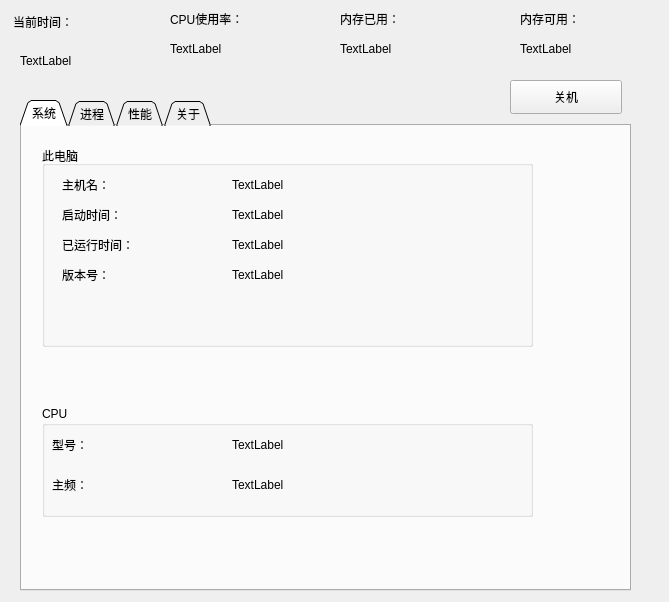
<?xml version="1.0" encoding="UTF-8"?>
<ui version="4.0">
 <class>TaskManager</class>
 <widget class="QWidget" name="TaskManager">
  <property name="geometry">
   <rect>
    <x>0</x>
    <y>0</y>
    <width>669</width>
    <height>602</height>
   </rect>
  </property>
  <property name="windowTitle">
   <string>TaskManager</string>
  </property>
  <widget class="QTabWidget" name="tabWidget">
   <property name="geometry">
    <rect>
     <x>20</x>
     <y>100</y>
     <width>611</width>
     <height>491</height>
    </rect>
   </property>
   <property name="tabShape">
    <enum>QTabWidget::Triangular</enum>
   </property>
   <property name="currentIndex">
    <number>0</number>
   </property>
   <widget class="QWidget" name="sys_info">
    <attribute name="title">
     <string>系统</string>
    </attribute>
    <widget class="QGroupBox" name="pc_group">
     <property name="geometry">
      <rect>
       <x>20</x>
       <y>20</y>
       <width>491</width>
       <height>201</height>
      </rect>
     </property>
     <property name="title">
      <string>此电脑</string>
     </property>
     <widget class="QLabel" name="label">
      <property name="geometry">
       <rect>
        <x>20</x>
        <y>30</y>
        <width>81</width>
        <height>18</height>
       </rect>
      </property>
      <property name="text">
       <string>主机名：</string>
      </property>
     </widget>
     <widget class="QLabel" name="label_2">
      <property name="geometry">
       <rect>
        <x>20</x>
        <y>60</y>
        <width>121</width>
        <height>18</height>
       </rect>
      </property>
      <property name="text">
       <string>启动时间：</string>
      </property>
     </widget>
     <widget class="QLabel" name="label_3">
      <property name="geometry">
       <rect>
        <x>20</x>
        <y>90</y>
        <width>101</width>
        <height>18</height>
       </rect>
      </property>
      <property name="text">
       <string>已运行时间：</string>
      </property>
     </widget>
     <widget class="QLabel" name="label_4">
      <property name="geometry">
       <rect>
        <x>20</x>
        <y>120</y>
        <width>81</width>
        <height>18</height>
       </rect>
      </property>
      <property name="text">
       <string>版本号：</string>
      </property>
     </widget>
     <widget class="QLabel" name="label_pc_name">
      <property name="geometry">
       <rect>
        <x>190</x>
        <y>30</y>
        <width>81</width>
        <height>18</height>
       </rect>
      </property>
      <property name="text">
       <string>TextLabel</string>
      </property>
     </widget>
     <widget class="QLabel" name="label_boot_time">
      <property name="geometry">
       <rect>
        <x>190</x>
        <y>60</y>
        <width>281</width>
        <height>18</height>
       </rect>
      </property>
      <property name="text">
       <string>TextLabel</string>
      </property>
     </widget>
     <widget class="QLabel" name="label_run_time">
      <property name="geometry">
       <rect>
        <x>190</x>
        <y>90</y>
        <width>301</width>
        <height>18</height>
       </rect>
      </property>
      <property name="text">
       <string>TextLabel</string>
      </property>
     </widget>
     <widget class="QLabel" name="label_pc_version">
      <property name="geometry">
       <rect>
        <x>190</x>
        <y>120</y>
        <width>271</width>
        <height>18</height>
       </rect>
      </property>
      <property name="text">
       <string>TextLabel</string>
      </property>
     </widget>
    </widget>
    <widget class="QGroupBox" name="cpu_group">
     <property name="geometry">
      <rect>
       <x>20</x>
       <y>280</y>
       <width>491</width>
       <height>111</height>
      </rect>
     </property>
     <property name="title">
      <string>CPU</string>
     </property>
     <widget class="QLabel" name="label_5">
      <property name="geometry">
       <rect>
        <x>10</x>
        <y>30</y>
        <width>81</width>
        <height>18</height>
       </rect>
      </property>
      <property name="text">
       <string>型号：</string>
      </property>
     </widget>
     <widget class="QLabel" name="label_6">
      <property name="geometry">
       <rect>
        <x>10</x>
        <y>70</y>
        <width>81</width>
        <height>18</height>
       </rect>
      </property>
      <property name="text">
       <string>主频：</string>
      </property>
     </widget>
     <widget class="QLabel" name="label_cpu_name">
      <property name="geometry">
       <rect>
        <x>190</x>
        <y>30</y>
        <width>81</width>
        <height>18</height>
       </rect>
      </property>
      <property name="text">
       <string>TextLabel</string>
      </property>
     </widget>
     <widget class="QLabel" name="label_cpu_hz">
      <property name="geometry">
       <rect>
        <x>190</x>
        <y>70</y>
        <width>81</width>
        <height>18</height>
       </rect>
      </property>
      <property name="text">
       <string>TextLabel</string>
      </property>
     </widget>
    </widget>
   </widget>
   <widget class="QWidget" name="pro_info">
    <attribute name="title">
     <string>进程</string>
    </attribute>
    <widget class="QListWidget" name="list_process">
     <property name="geometry">
      <rect>
       <x>10</x>
       <y>10</y>
       <width>511</width>
       <height>251</height>
      </rect>
     </property>
    </widget>
    <widget class="QPushButton" name="button_kill">
     <property name="geometry">
      <rect>
       <x>390</x>
       <y>280</y>
       <width>112</width>
       <height>34</height>
      </rect>
     </property>
     <property name="text">
      <string>结束进程</string>
     </property>
    </widget>
    <widget class="QLineEdit" name="edit_pid">
     <property name="geometry">
      <rect>
       <x>20</x>
       <y>280</y>
       <width>151</width>
       <height>25</height>
      </rect>
     </property>
     <property name="text">
      <string>请输入进程pid</string>
     </property>
    </widget>
    <widget class="QPushButton" name="button_search">
     <property name="geometry">
      <rect>
       <x>190</x>
       <y>280</y>
       <width>112</width>
       <height>34</height>
      </rect>
     </property>
     <property name="text">
      <string>搜索</string>
     </property>
    </widget>
   </widget>
   <widget class="QWidget" name="cpumem_info">
    <attribute name="title">
     <string>性能</string>
    </attribute>
    <widget class="QGroupBox" name="group_cpu">
     <property name="geometry">
      <rect>
       <x>30</x>
       <y>10</y>
       <width>521</width>
       <height>101</height>
      </rect>
     </property>
     <property name="title">
      <string>CPU使用率</string>
     </property>
     <widget class="QLabel" name="label_cpurate">
      <property name="geometry">
       <rect>
        <x>110</x>
        <y>70</y>
        <width>81</width>
        <height>18</height>
       </rect>
      </property>
      <property name="text">
       <string>TextLabel</string>
      </property>
     </widget>
     <widget class="QLabel" name="label_19">
      <property name="geometry">
       <rect>
        <x>10</x>
        <y>70</y>
        <width>101</width>
        <height>18</height>
       </rect>
      </property>
      <property name="text">
       <string>当前使用率：</string>
      </property>
     </widget>
     <widget class="QLabel" name="label_20">
      <property name="geometry">
       <rect>
        <x>10</x>
        <y>30</y>
        <width>81</width>
        <height>18</height>
       </rect>
      </property>
      <property name="text">
       <string>当前时间：</string>
      </property>
     </widget>
     <widget class="QLabel" name="label_time">
      <property name="geometry">
       <rect>
        <x>100</x>
        <y>30</y>
        <width>81</width>
        <height>18</height>
       </rect>
      </property>
      <property name="text">
       <string>TextLabel</string>
      </property>
     </widget>
    </widget>
    <widget class="QGroupBox" name="group_mem">
     <property name="geometry">
      <rect>
       <x>20</x>
       <y>120</y>
       <width>521</width>
       <height>131</height>
      </rect>
     </property>
     <property name="title">
      <string>内存使用情况</string>
     </property>
     <widget class="QLabel" name="label_8">
      <property name="geometry">
       <rect>
        <x>10</x>
        <y>30</y>
        <width>81</width>
        <height>18</height>
       </rect>
      </property>
      <property name="text">
       <string>已用：</string>
      </property>
     </widget>
     <widget class="QLabel" name="label_9">
      <property name="geometry">
       <rect>
        <x>10</x>
        <y>60</y>
        <width>81</width>
        <height>18</height>
       </rect>
      </property>
      <property name="text">
       <string>可用：</string>
      </property>
     </widget>
     <widget class="QLabel" name="label_10">
      <property name="geometry">
       <rect>
        <x>10</x>
        <y>90</y>
        <width>101</width>
        <height>18</height>
       </rect>
      </property>
      <property name="text">
       <string>内存总大小</string>
      </property>
     </widget>
     <widget class="QLabel" name="label_mem_used">
      <property name="geometry">
       <rect>
        <x>80</x>
        <y>30</y>
        <width>81</width>
        <height>18</height>
       </rect>
      </property>
      <property name="text">
       <string>TextLabel</string>
      </property>
     </widget>
     <widget class="QLabel" name="label_mem_free">
      <property name="geometry">
       <rect>
        <x>80</x>
        <y>60</y>
        <width>81</width>
        <height>18</height>
       </rect>
      </property>
      <property name="text">
       <string>TextLabel</string>
      </property>
     </widget>
     <widget class="QLabel" name="label_mem_total">
      <property name="geometry">
       <rect>
        <x>110</x>
        <y>90</y>
        <width>81</width>
        <height>18</height>
       </rect>
      </property>
      <property name="text">
       <string>TextLabel</string>
      </property>
     </widget>
    </widget>
    <widget class="QGroupBox" name="group_swap">
     <property name="geometry">
      <rect>
       <x>20</x>
       <y>280</y>
       <width>521</width>
       <height>131</height>
      </rect>
     </property>
     <property name="title">
      <string>交换分区使用情况</string>
     </property>
     <widget class="QLabel" name="label_13">
      <property name="geometry">
       <rect>
        <x>10</x>
        <y>30</y>
        <width>81</width>
        <height>18</height>
       </rect>
      </property>
      <property name="text">
       <string>已用：</string>
      </property>
     </widget>
     <widget class="QLabel" name="label_14">
      <property name="geometry">
       <rect>
        <x>10</x>
        <y>60</y>
        <width>81</width>
        <height>18</height>
       </rect>
      </property>
      <property name="text">
       <string>可用：</string>
      </property>
     </widget>
     <widget class="QLabel" name="label_15">
      <property name="geometry">
       <rect>
        <x>10</x>
        <y>90</y>
        <width>101</width>
        <height>18</height>
       </rect>
      </property>
      <property name="text">
       <string>内存总大小</string>
      </property>
     </widget>
     <widget class="QLabel" name="label_swap_used">
      <property name="geometry">
       <rect>
        <x>80</x>
        <y>30</y>
        <width>81</width>
        <height>18</height>
       </rect>
      </property>
      <property name="text">
       <string>TextLabel</string>
      </property>
     </widget>
     <widget class="QLabel" name="label_swap_free">
      <property name="geometry">
       <rect>
        <x>80</x>
        <y>60</y>
        <width>81</width>
        <height>18</height>
       </rect>
      </property>
      <property name="text">
       <string>TextLabel</string>
      </property>
     </widget>
     <widget class="QLabel" name="label_swap_total">
      <property name="geometry">
       <rect>
        <x>110</x>
        <y>90</y>
        <width>81</width>
        <height>18</height>
       </rect>
      </property>
      <property name="text">
       <string>TextLabel</string>
      </property>
     </widget>
    </widget>
   </widget>
   <widget class="QWidget" name="my_info">
    <attribute name="title">
     <string>关于</string>
    </attribute>
    <widget class="QLabel" name="label_7">
     <property name="geometry">
      <rect>
       <x>100</x>
       <y>120</y>
       <width>281</width>
       <height>18</height>
      </rect>
     </property>
     <property name="text">
      <string>获取帮助请联系630212894@qq.com</string>
     </property>
    </widget>
   </widget>
  </widget>
  <widget class="QPushButton" name="button_off">
   <property name="geometry">
    <rect>
     <x>510</x>
     <y>80</y>
     <width>112</width>
     <height>34</height>
    </rect>
   </property>
   <property name="text">
    <string>关机</string>
   </property>
  </widget>
  <widget class="QLabel" name="label_21">
   <property name="geometry">
    <rect>
     <x>13</x>
     <y>13</y>
     <width>90</width>
     <height>18</height>
    </rect>
   </property>
   <property name="text">
    <string>当前时间：</string>
   </property>
  </widget>
  <widget class="QLabel" name="label_cpurate_2">
   <property name="geometry">
    <rect>
     <x>170</x>
     <y>40</y>
     <width>81</width>
     <height>18</height>
    </rect>
   </property>
   <property name="text">
    <string>TextLabel</string>
   </property>
  </widget>
  <widget class="QLabel" name="label_time_2">
   <property name="geometry">
    <rect>
     <x>20</x>
     <y>40</y>
     <width>81</width>
     <height>41</height>
    </rect>
   </property>
   <property name="text">
    <string>TextLabel</string>
   </property>
  </widget>
  <widget class="QLabel" name="label_11">
   <property name="geometry">
    <rect>
     <x>340</x>
     <y>10</y>
     <width>90</width>
     <height>18</height>
    </rect>
   </property>
   <property name="text">
    <string>内存已用：</string>
   </property>
  </widget>
  <widget class="QLabel" name="label_12">
   <property name="geometry">
    <rect>
     <x>520</x>
     <y>10</y>
     <width>90</width>
     <height>18</height>
    </rect>
   </property>
   <property name="text">
    <string>内存可用：</string>
   </property>
  </widget>
  <widget class="QLabel" name="label_mem_used_2">
   <property name="geometry">
    <rect>
     <x>340</x>
     <y>40</y>
     <width>81</width>
     <height>18</height>
    </rect>
   </property>
   <property name="text">
    <string>TextLabel</string>
   </property>
  </widget>
  <widget class="QLabel" name="label_mem_free_2">
   <property name="geometry">
    <rect>
     <x>520</x>
     <y>40</y>
     <width>81</width>
     <height>18</height>
    </rect>
   </property>
   <property name="text">
    <string>TextLabel</string>
   </property>
  </widget>
  <widget class="QLabel" name="label_22">
   <property name="geometry">
    <rect>
     <x>170</x>
     <y>10</y>
     <width>99</width>
     <height>18</height>
    </rect>
   </property>
   <property name="text">
    <string>CPU使用率：</string>
   </property>
  </widget>
 </widget>
 <layoutdefault spacing="6" margin="11"/>
 <resources/>
 <connections/>
</ui>
